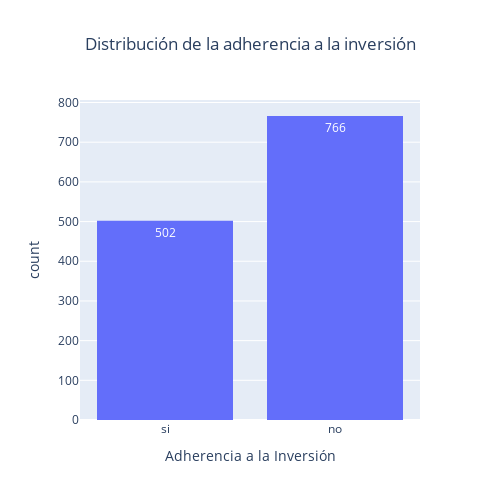

Notebook cell for this chart:
### Code cell
fig = px.histogram(datos, x="adherencia_inversion", text_auto = True,
             title = "Distribución de la adherencia a la inversión",
             labels= {"adherencia_inversion": "Adherencia a la Inversión"},
             width=500, height=500)
fig.update_layout(title_x=0.5)

### Figure 1 — Plotly figure (JSON) as saved in the notebook; plotly's stock layout.template omitted (floating-point values rounded to 4 significant figures; data arrays with more than 128 entries replaced by an {"elided": "..."} marker saying what was removed)
{"data": [{"bingroup": "x", "hovertemplate": "Adherencia a la Inversión=%{x}<br>count=%{y}<extra></extra>", "legendgroup": "", "marker": {"color": "#636efa", "pattern": {"shape": ""}}, "name": "", "orientation": "v", "showlegend": false, "texttemplate": "%{value}", "type": "histogram", "x": {"elided": "1268 str values"}, "xaxis": "x", "yaxis": "y"}], "layout": {"barmode": "relative", "height": 500, "legend": {"tracegroupgap": 0}, "title": {"text": "Distribución de la adherencia a la inversión", "x": 0.5}, "width": 500, "xaxis": {"anchor": "y", "domain": [0, 1], "title": {"text": "Adherencia a la Inversión"}}, "yaxis": {"anchor": "x", "domain": [0, 1], "title": {"text": "count"}}}}
